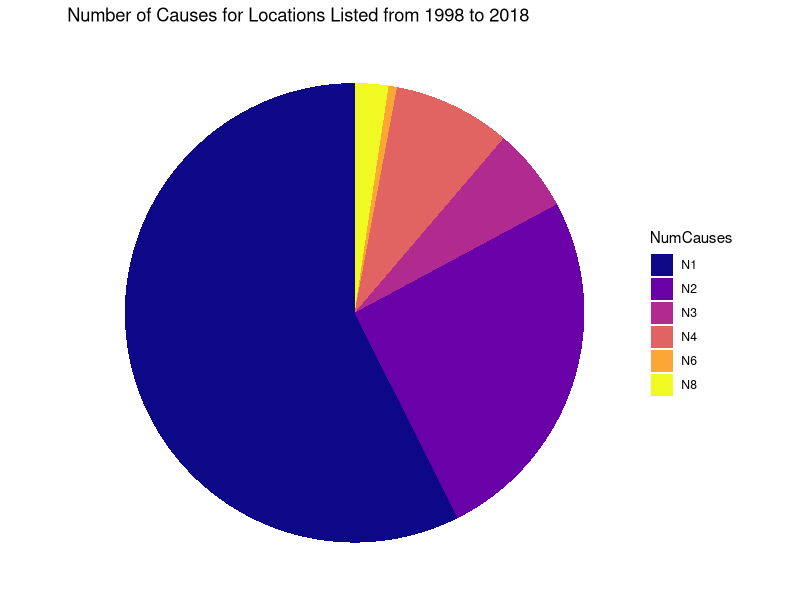
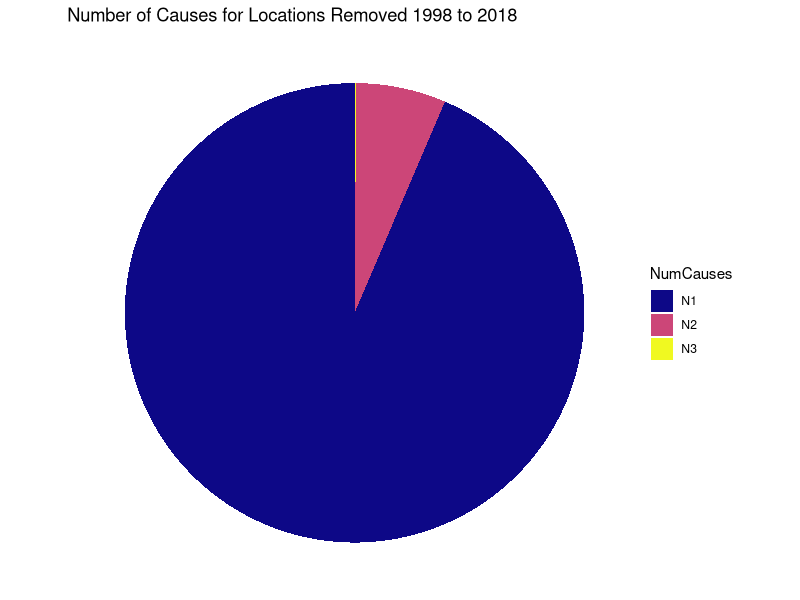
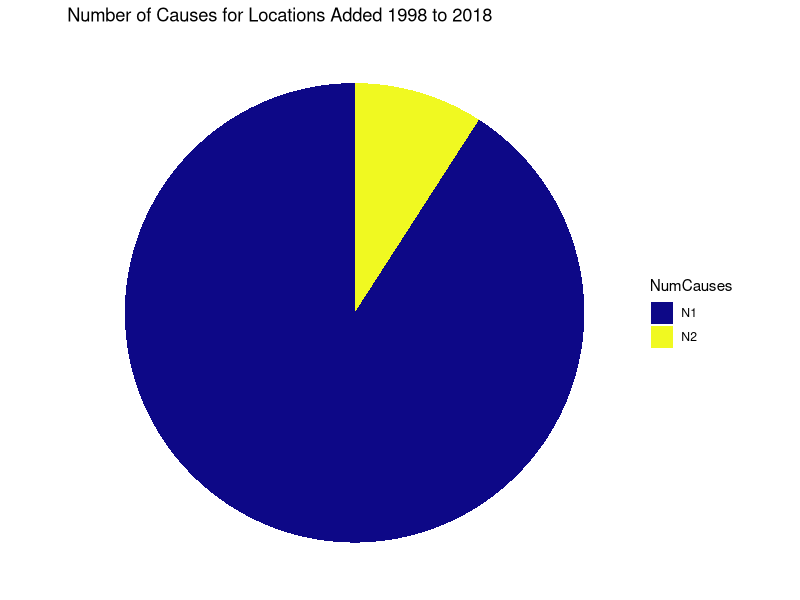

These figures' R source, in order:
## ---- chunk 1

## ---- chunk 2
library(tidyverse)
library(readxl)
library(viridisLite)
library(viridis)

data18 <- read_xls("data/2018303d_final.xls")
data08 <- read_xls("data/SC_303d_lists_2006to2016/2008303dfinal020608prtyrk.xls")
data98 <- read_xls("data/SC_303d_lists_1998to2004/1998303dfin_al_rec_only.xls")

# Stations who FAILED to improve from 1998 to 2008
stationsFail98to08 <- inner_join(data98, data08, by = "STATION")
Failed98to08MoreThanOne <- stationsFail98to08 %>% 
  group_by(LOCATION) %>% 
  summarize(count=n())

# Stations who FAILED to improve from 1998 to 2018
stationsFail20yr <- inner_join(stationsFail98to08, data18, by = "STATION")

# Stations who got better and were REMOVED from 1998 to 2018
stationsPass20yr <- data18[!data18$STATION %in% stationsFail20yr$STATION,]

# Stations who were ADDED between 1998 and 2008 
stationsWorse98to08 <- data08[!data08$STATION %in% data98$STATION,]

# Stations who were ADDED between 1998 and 2018
stationsWorse20yr <- data18[!data18$STATION %in% stationsWorse98to08$STATION,]

# Number of Causes for Each Location that has continuously failed
Failed98to18MoreThanOne <- stationsFail20yr %>% 
  group_by(LOCATION) %>% 
  summarize(NumCauses=n()) %>%
  group_by(NumCauses) %>%
  summarize(count2 = n())
Failed98to18MoreThanOne$NumCauses <- sub("^", "N", Failed98to18MoreThanOne$NumCauses)
Failed98to18MoreThanOne$Percent <- c(Failed98to18MoreThanOne$count2[1]/sum(Failed98to18MoreThanOne$count2)*100,
                                     Failed98to18MoreThanOne$count2[2]/sum(Failed98to18MoreThanOne$count2)*100,
                                     Failed98to18MoreThanOne$count2[3]/sum(Failed98to18MoreThanOne$count2)*100,
                                     Failed98to18MoreThanOne$count2[4]/sum(Failed98to18MoreThanOne$count2)*100,
                                     Failed98to18MoreThanOne$count2[5]/sum(Failed98to18MoreThanOne$count2)*100,
                                     Failed98to18MoreThanOne$count2[6]/sum(Failed98to18MoreThanOne$count2)*100)

ggplot(Failed98to18MoreThanOne, aes(x= "", y=Percent, fill=NumCauses)) +
  geom_bar(stat="identity", width=1) +
  coord_polar("y", start=0) +
  scale_fill_viridis(option = "C", discrete = TRUE) +
  theme_void() +
  labs(title = "Number of Causes for Locations Listed from 1998 to 2018")

# Number of Causes for Each Location that has been removed from the list
Pass98to18MoreThanOne <- stationsPass20yr %>% 
  group_by(DESCRIPTION) %>% 
  summarize(NumCauses=n()) %>%
  na.omit() %>%
  group_by(NumCauses) %>%
  summarize(count2 = n()) 
Pass98to18MoreThanOne$NumCauses <- sub("^", "N", Pass98to18MoreThanOne$NumCauses)
Pass98to18MoreThanOne$Percent <- c(Pass98to18MoreThanOne$count2[1]/sum(Pass98to18MoreThanOne$count2)*100,
                                     Pass98to18MoreThanOne$count2[2]/sum(Pass98to18MoreThanOne$count2)*100,
                                     Pass98to18MoreThanOne$count2[3]/sum(Pass98to18MoreThanOne$count2)*100)
                                     

ggplot(Pass98to18MoreThanOne, aes(x= "", y=Percent, fill=NumCauses)) +
  geom_bar(stat="identity", width=1) +
  coord_polar("y", start=0) +
  scale_fill_viridis(option = "C", discrete = TRUE) +
  theme_void() +
  labs(title = "Number of Causes for Locations Removed 1998 to 2018")
# They are doing a shit job of removing stations with more than one issue

# Number of Causes for Each Location that has been added
Add98to18MoreThanOne <- stationsWorse20yr %>% 
  group_by(DESCRIPTION) %>% 
  summarize(NumCauses=n()) %>%
  na.omit() %>%
  group_by(NumCauses) %>%
  summarize(count2 = n()) 
Add98to18MoreThanOne$NumCauses <- sub("^", "N", Add98to18MoreThanOne$NumCauses)
Add98to18MoreThanOne$Percent <- c(Add98to18MoreThanOne$count2[1]/sum(Add98to18MoreThanOne$count2)*100,
                                   Add98to18MoreThanOne$count2[2]/sum(Add98to18MoreThanOne$count2)*100)


ggplot(Add98to18MoreThanOne, aes(x= "", y=Percent, fill=NumCauses)) +
  geom_bar(stat="identity", width=1) +
  coord_polar("y", start=0) +
  scale_fill_viridis(option = "C", discrete = TRUE) +
  theme_void() +
  labs(title = "Number of Causes for Locations Added 1998 to 2018")

# Stations with a lot of failures
failures <- stationsFail20yr %>% 
  group_by(LOCATION) %>% 
  summarize(NumCauses=n()) %>%
  filter(NumCauses == 8)
## ---- chunk 3

## ---- chunk 4

